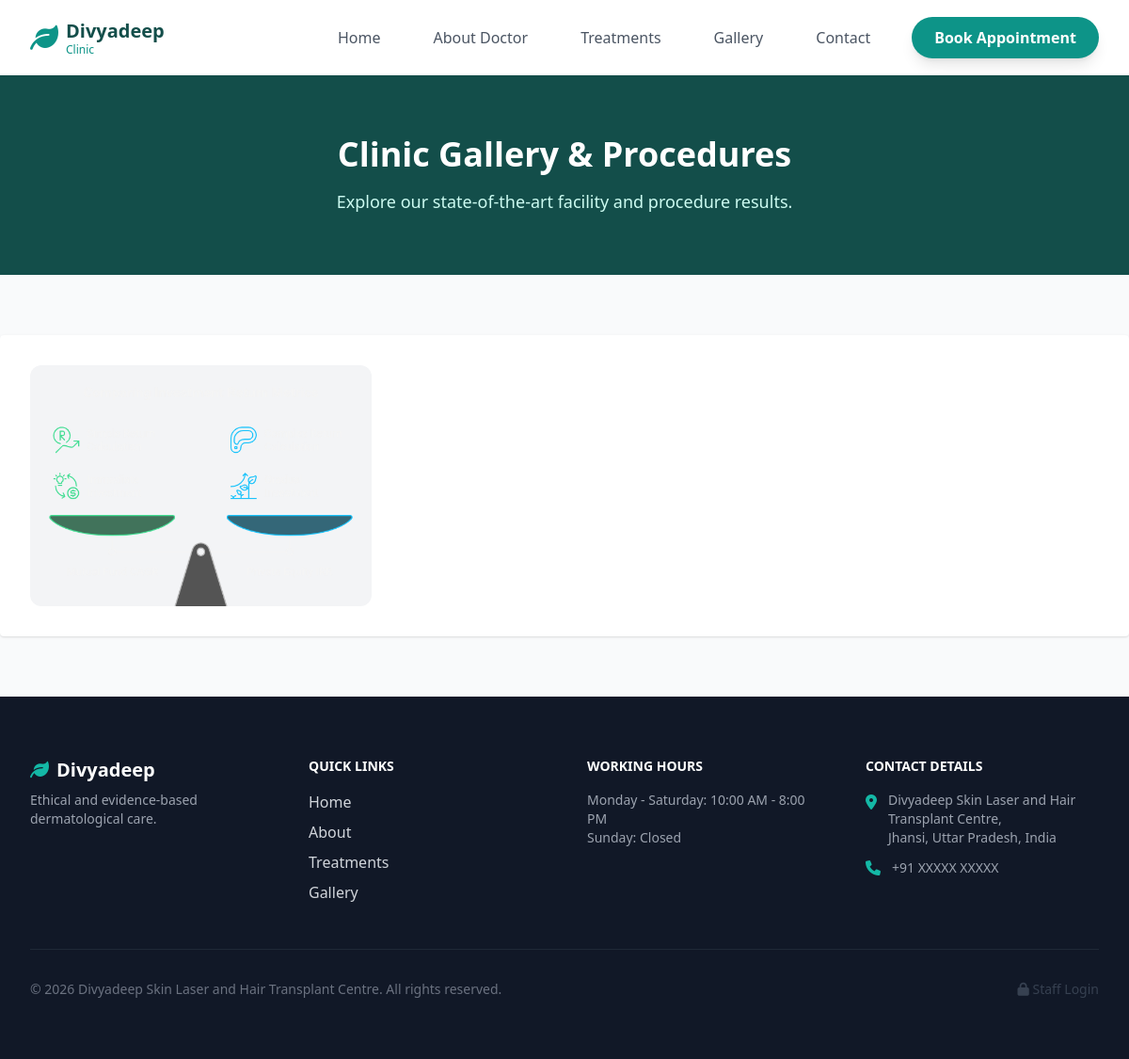
The page /gallery on the database its author committed.
### tables this page shows
CREATE TABLE gallery (
    id INTEGER PRIMARY KEY AUTOINCREMENT,
    image_path TEXT NOT NULL,
    caption TEXT,
    created_at TIMESTAMP DEFAULT CURRENT_TIMESTAMP
);

CREATE TABLE settings (
    id INTEGER PRIMARY KEY AUTOINCREMENT,
    key_name TEXT UNIQUE NOT NULL,
    value_text TEXT NOT NULL
);

### app.py (the view)
@app.route('/gallery')
def gallery():
    conn = get_db_connection()
    images = conn.execute('SELECT * FROM gallery ORDER BY id DESC').fetchall()
    conn.close()
    return render_template('gallery.html', images=images)

### app.py (called while the page is built)
def get_db_connection():
    conn = sqlite3.connect(os.path.join(basedir, 'database.db'))
    conn.row_factory = sqlite3.Row
    return conn

def get_settings():
    conn = get_db_connection()
    settings = conn.execute('SELECT * FROM settings').fetchall()
    conn.close()
    return {s['key_name']: s['value_text'] for s in settings}

@app.context_processor
def inject_settings():
    return dict(settings=get_settings())

### templates/gallery.html (shortened to what this page needs)
{% extends 'base.html' %}
{% block content %}
<div class="bg-brand-900 py-16 text-center">
    <h1 class="text-4xl font-extrabold text-white mb-4">Clinic Gallery & Procedures</h1>
    <p class="text-brand-100 text-lg max-w-2xl mx-auto">Explore our state-of-the-art facility and procedure results.</p>
</div>
<section class="py-16">
    <div class="max-w-7xl mx-auto px-4 sm:px-6 lg:px-8 bg-white py-8 rounded shadow">
        <div class="grid grid-cols-1 sm:grid-cols-2 md:grid-cols-3 gap-6">
            {% for img in images %}
            <div class="group relative block overflow-hidden rounded-xl bg-gray-100">
                <img src="{{ url_for('static', filename=img.image_path) }}" class="object-cover w-full h-64 transition duration-500 group-hover:scale-105" alt="Gallery Image" />
            </div>
            {% else %}
            <div class="col-span-1 sm:col-span-2 md:col-span-3 text-center text-gray-500 py-16">
                No images in the gallery yet.
            </div>
            {% endfor %}
        </div>
    </div>
</section>
{% endblock %}

### templates/base.html (shortened to what this page needs)
<!DOCTYPE html>
<html lang="en">
<head>
    <script src="https://cdn.tailwindcss.com"></script>
    <link href="https://cdnjs.cloudflare.com/ajax/libs/font-awesome/6.0.0/css/all.min.css" rel="stylesheet">
</head>
<body class="font-sans antialiased text-gray-800 bg-gray-50 flex flex-col min-h-screen">
    <nav class="bg-white shadow-sm sticky top-0 z-50">
        <div class="max-w-7xl mx-auto px-4 sm:px-6 lg:px-8">
            <div class="flex justify-between h-20">
                <div class="flex items-center">
                    <a href="{{ url_for('index') }}" class="flex-shrink-0 flex items-center">
                        <i class="fa-solid fa-leaf text-brand-600 text-3xl mr-2"></i>
                        <div>
                            <h1 class="font-bold text-xl text-brand-900 leading-tight">Divyadeep</h1>
                            <p class="text-xs text-brand-600 font-medium">Clinic</p>
                        </div>
                    </a>
                </div>
                <div class="hidden md:ml-6 md:flex md:items-center md:space-x-8">
                    <a href="{{ url_for('index') }}" class="text-gray-600 hover:text-brand-600 font-medium px-3 py-2 transition-colors">Home</a>
                    <a href="{{ url_for('about') }}" class="text-gray-600 hover:text-brand-600 font-medium px-3 py-2 transition-colors">About Doctor</a>
                    <a href="{{ url_for('treatments') }}" class="text-gray-600 hover:text-brand-600 font-medium px-3 py-2 transition-colors">Treatments</a>
                    <a href="{{ url_for('gallery') }}" class="text-gray-600 hover:text-brand-600 font-medium px-3 py-2 transition-colors">Gallery</a>
                    <a href="{{ url_for('contact') }}" class="text-gray-600 hover:text-brand-600 font-medium px-3 py-2 transition-colors">Contact</a>
                    <a href="{{ url_for('contact') }}" class="ml-4 bg-brand-600 text-white px-6 py-2.5 rounded-full font-semibold hover:bg-brand-700 shadow-lg transition-all">Book Appointment</a>
                </div>
            </div>
        </div>
    </nav>
    <main class="flex-grow">
        {% block content %}{% endblock %}
    </main>
    <footer class="bg-gray-900 text-gray-300 py-16 mt-auto">
        <div class="max-w-7xl mx-auto px-4 sm:px-6 lg:px-8">
            <div class="grid grid-cols-1 md:grid-cols-4 gap-12">
                <div>
                    <h2 class="font-bold text-xl text-white mb-2"><i class="fa-solid fa-leaf text-brand-500 mr-2"></i>Divyadeep</h2>
                    <p class="text-sm text-gray-400 mb-6">Ethical and evidence-based dermatological care.</p>
                </div>
                <div>
                    <h3 class="text-white font-bold mb-4 uppercase text-sm">Quick Links</h3>
                    <ul class="space-y-2">
                        <li><a href="{{ url_for('index') }}" class="hover:text-brand-400">Home</a></li>
                        <li><a href="{{ url_for('about') }}" class="hover:text-brand-400">About</a></li>
                        <li><a href="{{ url_for('treatments') }}" class="hover:text-brand-400">Treatments</a></li>
                        <li><a href="{{ url_for('gallery') }}" class="hover:text-brand-400">Gallery</a></li>
                    </ul>
                </div>
                <div>
                    <h3 class="text-white font-bold mb-4 uppercase text-sm">Working Hours</h3>
                    <div class="text-sm text-gray-400">
                        {{ settings.get('working_hours', '') | safe }}
                    </div>
                </div>
                <div>
                    <h3 class="text-white font-bold mb-4 uppercase text-sm">Contact Details</h3>
                    <ul class="space-y-3">
                        <li class="flex items-start">
                            <i class="fa-solid fa-location-dot mt-1 text-brand-500 mr-3"></i>
                            <span class="text-sm text-gray-400">{{ settings.get('address', '') | safe }}</span>
                        </li>
                        <li class="flex items-center">
                            <i class="fa-solid fa-phone text-brand-500 mr-3"></i>
                            <span class="text-sm text-gray-400">{{ settings.get('phone', '') }}</span>
                        </li>
                    </ul>
                </div>
            </div>
            <div class="border-t border-gray-800 mt-12 pt-8 text-center text-sm text-gray-500 flex justify-between items-center">
                <p>&copy; 2026 {{ settings.get('clinic_name', '') }}. All rights reserved.</p>
                <a href="{{ url_for('admin_login') }}" class="text-gray-700 hover:text-brand-500"><i class="fa-solid fa-lock"></i> Staff Login</a>
            </div>
        </div>
    </footer>
</body>
</html>

### templates/base.html (style rules this page uses)
html { scroll-behavior: smooth; }

### rows shown on the page
gallery: image_path (picture)
settings: get "Monday - Saturday: 10:00 AM - 8:00 PM Sunday: Closed"
settings: get "Divyadeep Skin Laser and Hair Transplant Centre, Jhansi, Uttar Pradesh, India"
settings: get "+91 XXXXX XXXXX"
settings: get "Divyadeep Skin Laser and Hair Transplant Centre"
